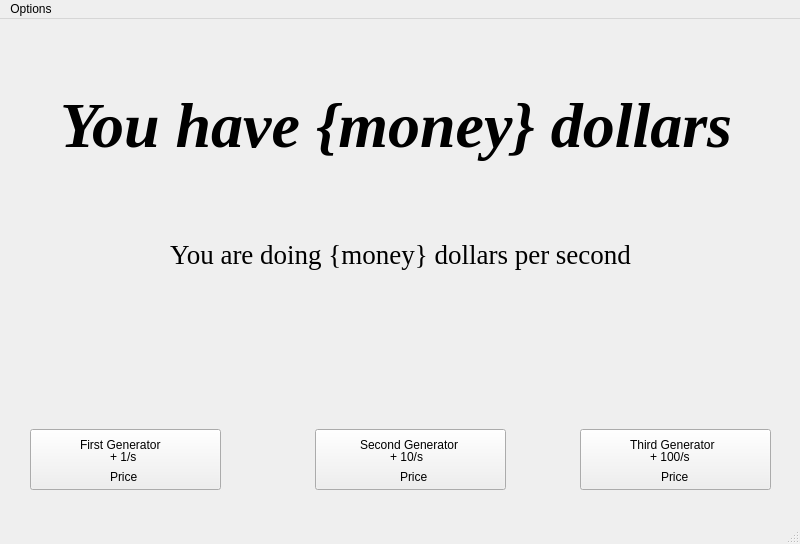
<?xml version="1.0" encoding="UTF-8"?>
<ui version="4.0">
 <class>IncrementalGame</class>
 <widget class="QMainWindow" name="IncrementalGame">
  <property name="geometry">
   <rect>
    <x>0</x>
    <y>0</y>
    <width>800</width>
    <height>544</height>
   </rect>
  </property>
  <property name="windowTitle">
   <string>MainWindow</string>
  </property>
  <widget class="QWidget" name="centralwidget">
   <widget class="QPushButton" name="button3">
    <property name="geometry">
     <rect>
      <x>580</x>
      <y>410</y>
      <width>191</width>
      <height>61</height>
     </rect>
    </property>
    <property name="text">
     <string/>
    </property>
   </widget>
   <widget class="QPushButton" name="button2">
    <property name="geometry">
     <rect>
      <x>315</x>
      <y>410</y>
      <width>191</width>
      <height>61</height>
     </rect>
    </property>
    <property name="text">
     <string/>
    </property>
   </widget>
   <widget class="QPushButton" name="button1">
    <property name="geometry">
     <rect>
      <x>30</x>
      <y>410</y>
      <width>191</width>
      <height>61</height>
     </rect>
    </property>
    <property name="autoFillBackground">
     <bool>false</bool>
    </property>
    <property name="text">
     <string/>
    </property>
   </widget>
   <widget class="QLabel" name="label_generator_title1">
    <property name="geometry">
     <rect>
      <x>80</x>
      <y>410</y>
      <width>91</width>
      <height>31</height>
     </rect>
    </property>
    <property name="text">
     <string>First Generator</string>
    </property>
   </widget>
   <widget class="QLabel" name="label_generator_boost1">
    <property name="geometry">
     <rect>
      <x>110</x>
      <y>430</y>
      <width>31</width>
      <height>16</height>
     </rect>
    </property>
    <property name="text">
     <string>+ 1/s</string>
    </property>
   </widget>
   <widget class="QLabel" name="label_generator_price1">
    <property name="geometry">
     <rect>
      <x>110</x>
      <y>450</y>
      <width>31</width>
      <height>16</height>
     </rect>
    </property>
    <property name="text">
     <string>Price</string>
    </property>
   </widget>
   <widget class="QLabel" name="total_money">
    <property name="geometry">
     <rect>
      <x>60</x>
      <y>70</y>
      <width>673</width>
      <height>72</height>
     </rect>
    </property>
    <property name="font">
     <font>
      <family>Liberation Serif</family>
      <pointsize>48</pointsize>
      <weight>75</weight>
      <italic>true</italic>
      <bold>true</bold>
     </font>
    </property>
    <property name="text">
     <string>You have {money} dollars</string>
    </property>
   </widget>
   <widget class="QLabel" name="label_generator_title2">
    <property name="geometry">
     <rect>
      <x>360</x>
      <y>410</y>
      <width>111</width>
      <height>31</height>
     </rect>
    </property>
    <property name="text">
     <string>Second Generator</string>
    </property>
   </widget>
   <widget class="QLabel" name="label_generator_boost2">
    <property name="geometry">
     <rect>
      <x>390</x>
      <y>430</y>
      <width>41</width>
      <height>16</height>
     </rect>
    </property>
    <property name="text">
     <string>+ 10/s</string>
    </property>
   </widget>
   <widget class="QLabel" name="label_generator_price2">
    <property name="geometry">
     <rect>
      <x>400</x>
      <y>450</y>
      <width>31</width>
      <height>16</height>
     </rect>
    </property>
    <property name="text">
     <string>Price</string>
    </property>
   </widget>
   <widget class="QLabel" name="money_making">
    <property name="geometry">
     <rect>
      <x>170</x>
      <y>220</y>
      <width>461</width>
      <height>31</height>
     </rect>
    </property>
    <property name="font">
     <font>
      <family>Liberation Serif</family>
      <pointsize>20</pointsize>
      <weight>50</weight>
      <italic>false</italic>
      <bold>false</bold>
     </font>
    </property>
    <property name="text">
     <string>You are doing {money} dollars per second</string>
    </property>
   </widget>
   <widget class="QLabel" name="label_generator_title3">
    <property name="geometry">
     <rect>
      <x>630</x>
      <y>410</y>
      <width>101</width>
      <height>31</height>
     </rect>
    </property>
    <property name="text">
     <string>Third Generator</string>
    </property>
   </widget>
   <widget class="QLabel" name="label_generator_boost3">
    <property name="geometry">
     <rect>
      <x>650</x>
      <y>430</y>
      <width>51</width>
      <height>16</height>
     </rect>
    </property>
    <property name="text">
     <string>+ 100/s</string>
    </property>
   </widget>
   <widget class="QLabel" name="label_generator_price3">
    <property name="geometry">
     <rect>
      <x>661</x>
      <y>450</y>
      <width>31</width>
      <height>16</height>
     </rect>
    </property>
    <property name="text">
     <string>Price</string>
    </property>
   </widget>
  </widget>
  <widget class="QMenuBar" name="menubar">
   <property name="geometry">
    <rect>
     <x>0</x>
     <y>0</y>
     <width>800</width>
     <height>20</height>
    </rect>
   </property>
   <widget class="QMenu" name="menuOptions">
    <property name="title">
     <string>Options</string>
    </property>
    <addaction name="actionRestart"/>
   </widget>
   <addaction name="menuOptions"/>
  </widget>
  <widget class="QStatusBar" name="statusbar"/>
  <action name="actionRestart">
   <property name="text">
    <string>Restart</string>
   </property>
   <property name="shortcut">
    <string>Ctrl+R</string>
   </property>
  </action>
 </widget>
 <resources/>
 <connections/>
</ui>
